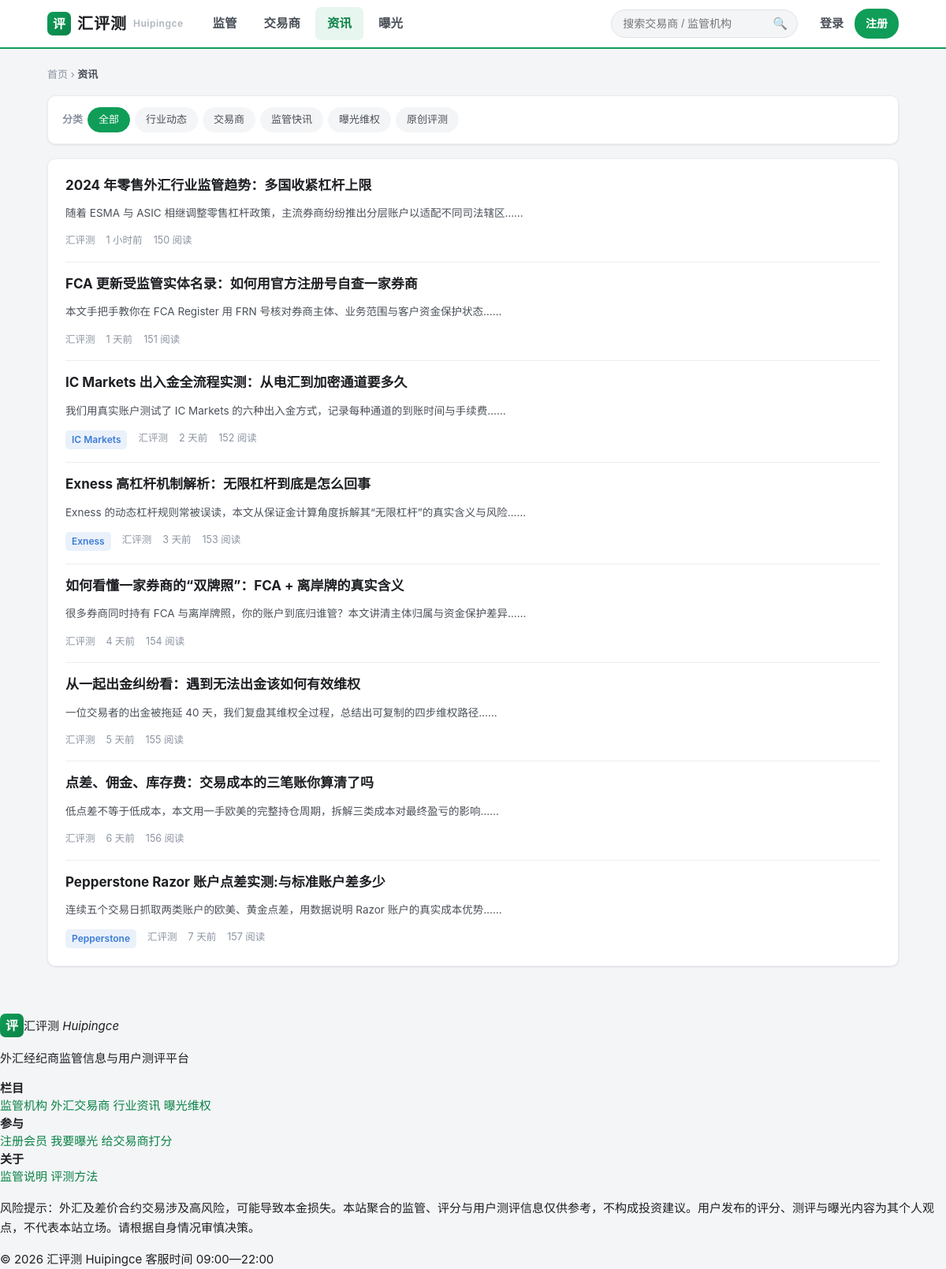
The app's page /articles.php with its own data.
### tables this page shows
CREATE TABLE IF NOT EXISTS `article_cats` (
  `id`         INT UNSIGNED NOT NULL AUTO_INCREMENT,
  `name`       VARCHAR(40)  NOT NULL,
  `slug`       VARCHAR(40)  NOT NULL,
  `sort_order` SMALLINT     DEFAULT 0,
  PRIMARY KEY (`id`),
  UNIQUE KEY `uk_slug` (`slug`)
);

CREATE TABLE IF NOT EXISTS `articles` (
  `id`         VARCHAR(40)  NOT NULL,
  `cat_id`     INT UNSIGNED DEFAULT NULL,
  `broker_id`  VARCHAR(40)  DEFAULT NULL COMMENT '关联交易商（可空）',
  `title`      VARCHAR(255) NOT NULL,
  `slug`       VARCHAR(160) DEFAULT '',
  `cover`      TEXT         COMMENT '封面图 URL',
  `summary`    TEXT         COMMENT '摘要',
  `content`    LONGTEXT     COMMENT 'HTML 正文',
  `source`     VARCHAR(80)  DEFAULT '' COMMENT '来源',
  `author`     VARCHAR(60)  DEFAULT '汇评测',
  `tags`       VARCHAR(255) DEFAULT '',
  `read_time`  TINYINT      DEFAULT 5,
  `views`      INT          DEFAULT 0,
  `featured`   TINYINT      DEFAULT 0,
  `status`     ENUM('draft','scheduled','published') DEFAULT 'draft',
  `publish_at` INT          DEFAULT NULL,
  `created_at` INT          NOT NULL DEFAULT 0,
  `updated_at` INT          DEFAULT NULL,
  PRIMARY KEY (`id`),
  KEY `idx_status_pub` (`status`,`publish_at`),
  KEY `idx_cat` (`cat_id`),
  KEY `idx_broker` (`broker_id`),
  KEY `idx_slug` (`slug`)
);

CREATE TABLE IF NOT EXISTS `brokers` (
  `id`           VARCHAR(40)  NOT NULL,
  `name`         VARCHAR(120) NOT NULL COMMENT '品牌名',
  `name_en`      VARCHAR(120) DEFAULT '',
  `code`         VARCHAR(20)  DEFAULT '',
  `logo`         MEDIUMTEXT   COMMENT 'base64',
  `established`  SMALLINT     DEFAULT NULL COMMENT '成立年份',
  `country`      VARCHAR(80)  DEFAULT '' COMMENT '注册地/总部国家',
  `headquarters` VARCHAR(120) DEFAULT '',
  `website`      VARCHAR(255) DEFAULT '',
  `platform`     VARCHAR(80)  DEFAULT 'MT4/MT5',
  `min_dep`      INT          DEFAULT 0 COMMENT '最低入金 USD',
  `leverage`     VARCHAR(20)  DEFAULT '1:500',
  `spread`       VARCHAR(40)  DEFAULT '浮动',
  `btype`        VARCHAR(40)  DEFAULT 'ECN' COMMENT '业务模式 ECN/STP/MM',
  `scope`        VARCHAR(40)  DEFAULT '' COMMENT '展业范围 全球展业/区域性',
   
  `score`        DECIMAL(3,1) DEFAULT NULL COMMENT '官方综合评分 0-10（暂缓）',
   
  `user_rating_avg`   DECIMAL(3,2) DEFAULT NULL COMMENT '用户平均星级 1-5',
  `user_rating_count` INT          DEFAULT 0    COMMENT '用户评分人数',
  `summary`      VARCHAR(300) DEFAULT '' COMMENT '一句话简介',
  `intro`        MEDIUMTEXT   COMMENT '公司介绍长文（GEO）',
  `tags`         VARCHAR(255) DEFAULT '' COMMENT '逗号分隔标签',
  `featured`     TINYINT      DEFAULT 0,
  `verified`     TINYINT      DEFAULT 0 COMMENT '已核验',
  `complaint_count` INT       DEFAULT 0 COMMENT '缓存：曝光数',
  `sort_order`   SMALLINT     DEFAULT 0,
  `created_at`   INT          NOT NULL DEFAULT 0,
  `updated_at`   INT          DEFAULT NULL,
  PRIMARY KEY (`id`),
  KEY `idx_name` (`name`),
  KEY `idx_featured` (`featured`),
  KEY `idx_urating` (`user_rating_avg`),
  KEY `idx_ucount` (`user_rating_count`)
);

### includes/db.php (called while the page is built, shortened)
<?php
function db() {
    static $pdo = null;
    if ($pdo === null) {
        $dsn = 'mysql:host='.DB_HOST.';dbname='.DB_NAME.';charset=utf8mb4';
        $pdo = new PDO($dsn, DB_USER, DB_PASS, [
            PDO::ATTR_ERRMODE            => PDO::ERRMODE_EXCEPTION,
            PDO::ATTR_DEFAULT_FETCH_MODE => PDO::FETCH_ASSOC,
            PDO::ATTR_EMULATE_PREPARES   => false,
        ]);
    }
    return $pdo;
}
function settings_all() {
    static $all = null;
    if ($all === null) {
        $all = [];
        try {
            foreach (db()->query('SELECT k,v FROM site_settings')->fetchAll() as $r) {
                $all[$r['k']] = $r['v'];
            }
        } catch (PDOException $e) {}
    }
    return $all;
}
function h($s)    { return htmlspecialchars((string)$s, ENT_QUOTES, 'UTF-8'); }
function now_ts() { return time(); }
require_once __DIR__ . '/helpers.php';

### includes/helpers.php (called while the page is built, shortened)
<?php
function published_where($alias = '') {
    $a = $alias ? $alias.'.' : '';
    return "{$a}status='published' AND ({$a}publish_at IS NULL OR {$a}publish_at <= ".now_ts().")";
}
function article_cats() {
    static $c = null;
    if ($c === null) {
        try {
            $c = db()->query('SELECT * FROM article_cats ORDER BY sort_order ASC, id ASC')->fetchAll();
        } catch (PDOException $e) { $c = []; }
    }
    return $c;
}
function time_ago($ts) {
    $ts = (int)$ts;
    $d = time() - $ts;
    if ($d < 86400)   return floor($d/3600).' 小时前';
    if ($d < 2592000) return floor($d/86400).' 天前';
    return date('Y-m-d', $ts);
}
function num_short($n) {
    $n = (int)$n;
    return (string)$n;
}

### articles.php (the view, shortened to what this page needs)
<?php
require_once __DIR__ . '/includes/db.php';
require_once __DIR__ . '/includes/header.php';
require_once __DIR__ . '/includes/footer.php';
$cats = article_cats();
$cat  = trim($_GET['cat'] ?? '');
$page = max(1,(int)($_GET['page']??1)); $per=12; $off=($page-1)*$per;
$where = published_where('a'); $p=[];
$catRow = null;
$cnt=db()->prepare("SELECT COUNT(*) FROM articles a WHERE $where"); $cnt->execute($p);
$total=(int)$cnt->fetchColumn(); $pages=max(1,(int)ceil($total/$per));
$page=min($page,$pages); $off=($page-1)*$per;
$st=db()->prepare("SELECT a.*, c.name cat_name, c.slug cat_slug, b.name bname
    FROM articles a LEFT JOIN article_cats c ON a.cat_id=c.id LEFT JOIN brokers b ON a.broker_id=b.id
    WHERE $where ORDER BY COALESCE(a.publish_at,a.created_at) DESC LIMIT $per OFFSET $off");
$st->execute($p); $arts=$st->fetchAll();
header_html('articles', [
    'title'=>($catRow?$catRow['name'].' · ':'').'外汇资讯',
    'desc'=>'外汇行业动态、交易商快讯、监管公告与曝光维权资讯。'
]);
?>
<div class="crumb"><a href="/">首页</a> › <b>资讯</b><?=$catRow?' › '.h($catRow['name']):''?></div>
<div class="card filters" style="margin-bottom:18px">
  <div class="fgroup">
    <span class="flabel">分类</span>
    <a class="chip<?=$cat===''?' on':''?>" href="/articles.php">全部</a>
    <?php foreach($cats as $c): ?>
      <a class="chip<?=$cat===$c['slug']?' on':''?>" href="/articles.php?cat=<?=h($c['slug'])?>"><?=h($c['name'])?></a>
    <?php endforeach; ?>
  </div>
</div>
<div class="card" style="padding:6px 22px">
  <?php if(!$arts): ?>
    <div class="empty"><div class="ico">📰</div><p>该分类暂无资讯</p></div>
  <?php else: foreach($arts as $a): ?>
    <div class="art-item">
      <div class="art-main">
        <h3><a href="/article-detail.php?id=<?=h($a['id'])?>"><?=h($a['title'])?></a></h3>
        <?php if($a['summary']): ?><p class="art-sum"><?=h($a['summary'])?></p><?php endif; ?>
        <div class="art-meta">
          <?php if($a['bname']): ?><a href="/broker-detail.php?id=<?=h($a['broker_id'])?>" class="badge badge-blue"><?=h($a['bname'])?></a><?php endif; ?>
          <span><?=h($a['author'])?></span>
          <span><?=time_ago($a['publish_at']?:$a['created_at'])?></span>
          <span><?=num_short($a['views'])?> 阅读</span>
        </div>
      </div>
    </div>
  <?php endforeach; endif; ?>
</div>
<?php footer_html(); ?>

### includes/header.php (shortened to what this page needs)
<?php
function canonical_url(string $override = ''): string {
    $base = rtrim(setting('siteUrl', 'https://www.huipingce.com'), '/');
    $script = $_SERVER['SCRIPT_NAME'] ?? '/';
    $url = $base . $script;
    return $url;
}
function header_html($active = '', $opts = []) {
    $cfg      = settings_all();
    $siteName = $cfg['siteName']    ?? '汇评测';
    $siteEn   = $cfg['siteNameEn']  ?? 'Huipingce';
    $siteDesc = $cfg['siteDesc']    ?? '';
    $siteKw   = $cfg['siteKeywords']?? '';
    $pt   = $opts['title'] ?? '';
    $title = $pt ? h($pt).' — '.h($siteName) : h($siteName).' · '.h($cfg['siteSlogan'] ?? $siteEn);
    $desc = h($opts['desc'] ?? $siteDesc);
    $kw   = h($opts['kw']   ?? $siteKw);
    $canonical = canonical_url($opts['canonical'] ?? '');
    $css_ver = @filemtime(__DIR__ . '/../assets/css/app.css') ?: time();
    $js_ver  = @filemtime(__DIR__ . '/../assets/js/app.js') ?: time();
    $og = $opts['og'] ?? [];
    $og_type  = $og['type']  ?? 'website';
    $og_img   = $og['image'] ?? '';
    $og_tags  = '<meta property="og:type" content="'.h($og_type).'">'."\n";
    $og_tags .= '<meta property="og:title" content="'.($pt? h($pt):h($siteName)).'">'."\n";
    $og_tags .= '<meta property="og:description" content="'.$desc.'">'."\n";
    $og_tags .= '<meta property="og:url" content="'.h($canonical).'">'."\n";
    $og_tags .= '<meta property="og:site_name" content="'.h($siteName).'">'."\n";
    $og_tags .= '<meta name="twitter:card" content="'.($og_img?'summary_large_image':'summary').'">';
    $jsonld = '';
    $nav = [
        ['regulators', '/regulators.php', '监管'],
        ['brokers',    '/brokers.php',    '交易商'],
        ['articles',   '/articles.php',   '资讯'],
        ['exposure',   '/exposure.php',   '曝光'],
    ];
    $nav_html = '';
    foreach ($nav as $n) {
        $on = $active === $n[0] ? ' on' : '';
        $nav_html .= '<a class="nav-link'.$on.'" href="'.$n[1].'">'.$n[2].'</a>';
    }
    $q = h($_GET['q'] ?? '');
    $search_html = '<form class="hdr-search" action="/search.php" method="get" role="search">'
        . '<input type="text" name="q" value="'.$q.'" placeholder="搜索交易商 / 监管机构" autocomplete="off">'
        . '<button type="submit" aria-label="搜索">🔍</button></form>';
    $u = current_user();
    if ($u) {
        $av   = user_avatar_html($u, 30);
        $name = h(user_display_name($u));
        $member_html = '<div class="hdr-user" tabindex="0">'
            . '<span class="hdr-user-btn">'.$av.'<span class="hdr-user-name">'.$name.'</span></span>'
            . '<div class="hdr-user-menu">'
            . '<a href="/account.php">个人中心</a>'
            . '<a href="/account.php?tab=reviews">我的测评</a>'
            . '<a href="/exposure-submit.php">我要曝光</a>'
            . '<a href="/logout.php" class="danger">退出登录</a>'
            . '</div></div>';
    } else {
        $member_html = '<a class="hdr-login" href="/login.php">登录</a>'
                     . '<a class="hdr-reg" href="/register.php">注册</a>';
    }
    echo <<<HTML
<!DOCTYPE html>
<html lang="zh-CN">
<head>
<script>document.documentElement.className+=' js';</script>
<meta charset="utf-8">
<meta name="viewport" content="width=1200">
<title>{$title}</title>
<meta name="description" content="{$desc}">
<meta name="keywords" content="{$kw}">
<link rel="canonical" href="{$canonical}">
<meta name="theme-color" content="#0f9d58">
<link rel="icon" href="/assets/img/favicon.svg" type="image/svg+xml">
{$og_tags}
{$jsonld}
<link rel="stylesheet" href="/assets/css/app.css?v={$css_ver}">
<script defer src="/assets/js/app.js?v={$js_ver}"></script>
</head>
<body data-page="{$active}">
<header class="hdr">
  <div class="hdr-in">
    <a class="brand" href="/">
      <span class="brand-mark" aria-hidden="true">评</span>
      <span class="brand-zh">{$siteName}</span>
      <span class="brand-en">{$siteEn}</span>
    </a>
    <nav class="nav">{$nav_html}</nav>
    {$search_html}
    <div class="hdr-cta">{$member_html}</div>
  </div>
</header>
<main class="page">
HTML;
}

### includes/footer.php
<?php
function footer_html() {
    $cfg = settings_all();
    $siteName = $cfg['siteName']   ?? '汇评测';
    $siteEn   = $cfg['siteNameEn'] ?? 'Huipingce';
    $slogan   = $cfg['siteSlogan'] ?? '';
    $icp      = $cfg['icp']        ?? '';
    $svc      = $cfg['serviceTime']?? '';
    $year     = date('Y');
    $icp_html = $icp ? '<a href="https://beian.miit.gov.cn" target="_blank" rel="nofollow">'.h($icp).'</a>' : '';
    $svc_html = $svc ? '<span>客服时间 '.h($svc).'</span>' : '';
    echo <<<HTML
</main>
<footer class="ftr">
  <div class="ftr-in">
    <div class="ftr-top">
      <div class="ftr-brand">
        <div class="ftr-logo"><span class="brand-mark">评</span>{$siteName} <em>{$siteEn}</em></div>
        <p class="ftr-slogan">{$slogan}</p>
      </div>
      <nav class="ftr-cols">
        <div class="ftr-col">
          <h4>栏目</h4>
          <a href="/regulators.php">监管机构</a>
          <a href="/brokers.php">外汇交易商</a>
          <a href="/articles.php">行业资讯</a>
          <a href="/exposure.php">曝光维权</a>
        </div>
        <div class="ftr-col">
          <h4>参与</h4>
          <a href="/register.php">注册会员</a>
          <a href="/exposure-submit.php">我要曝光</a>
          <a href="/brokers.php">给交易商打分</a>
        </div>
        <div class="ftr-col">
          <h4>关于</h4>
          <a href="/regulators.php">监管说明</a>
          <a href="/articles.php">评测方法</a>
        </div>
      </nav>
    </div>
    <div class="ftr-bottom">
      <p class="ftr-disc">风险提示：外汇及差价合约交易涉及高风险，可能导致本金损失。本站聚合的监管、评分与用户测评信息仅供参考，不构成投资建议。用户发布的评分、测评与曝光内容为其个人观点，不代表本站立场。请根据自身情况审慎决策。</p>
      <div class="ftr-meta">
        <span>© {$year} {$siteName} {$siteEn}</span>
        {$svc_html}
        {$icp_html}
      </div>
    </div>
  </div>
</footer>
</body>
</html>
HTML;
}

### assets/css/app.css (style rules this page uses)
:root { --green:#0f9d58; --green-d:#0a8347; --green-l:#e7f6ee; --amber:#ff9a1e; --amber-d:#f07c00; --red:#e64848; --red-l:#fdeaea; --blue:#3b7bd6; --ink:#1d1f23; --sub:#4a5058; --muted:#8b93a1; --faint:#aeb5c0; --bg:#f4f5f7; --card:#ffffff; --line:#ebedf0; --line-d:#dfe2e7; --radius:10px; --radius-s:7px; --shadow:0 1px 3px rgba(20,30,50,.06),0 1px 2px rgba(20,30,50,.04); --shadow-h:0 6px 22px rgba(20,30,50,.10); --maxw:1120px; --grade-aaa:#0f9d58; --grade-aa:#3b9c6e; --grade-a:#3b7bd6; --grade-b:#e0952a; --grade-c:#e05a2a; }
* { box-sizing:border-box }
html { -webkit-text-size-adjust:100% }
body { margin:0; background:var(--bg); color:var(--ink); font:15px/1.65 -apple-system,BlinkMacSystemFont,"PingFang SC","Microsoft YaHei","Segoe UI",Roboto,Helvetica,Arial,sans-serif; min-width:1120px; }
a { color:var(--green-d); text-decoration:none }
h1,h2,h3,h4 { margin:0; font-weight:700; line-height:1.35 }
.page { max-width:var(--maxw); margin:0 auto; padding:22px 20px 60px }
.hdr { background:#fff; border-bottom:2px solid var(--green); position:sticky; top:0; z-index:50 }
.hdr-in { max-width:var(--maxw); margin:0 auto; padding:0 20px; height:60px; display:flex; align-items:center; gap:22px }
.brand { display:flex; align-items:center; gap:8px; color:var(--ink)!important; flex-shrink:0 }
.brand-mark { display:inline-grid; place-items:center; width:30px; height:30px; border-radius:7px; background:linear-gradient(135deg,var(--green),var(--green-d)); color:#fff; font-weight:800; font-size:16px }
.brand-zh { font-size:20px; font-weight:800; letter-spacing:1px }
.brand-en { font-size:12px; color:var(--faint); font-weight:600; letter-spacing:.5px }
.nav { display:flex; gap:4px }
.nav-link { padding:8px 15px; border-radius:7px; color:var(--sub); font-size:15.5px; font-weight:600 }
.nav-link.on { color:var(--green-d); background:var(--green-l) }
.hdr-search { margin-left:auto; display:flex; align-items:center; background:var(--bg); border:1px solid var(--line-d); border-radius:20px; overflow:hidden; height:36px }
.hdr-search input { border:0; background:transparent; padding:0 14px; width:200px; font-size:14px; outline:none; color:var(--ink) }
.hdr-search button { border:0; background:transparent; cursor:pointer; padding:0 12px 0 4px; font-size:15px; opacity:.7 }
.hdr-cta { display:flex; align-items:center; gap:8px; flex-shrink:0 }
.hdr-login { color:var(--sub); font-weight:600; padding:6px 6px }
.hdr-reg { background:var(--green); color:#fff!important; padding:7px 14px; border-radius:18px; font-weight:600; font-size:14px }
.card { background:var(--card); border:1px solid var(--line); border-radius:var(--radius); box-shadow:var(--shadow) }
.crumb { font-size:13px; color:var(--muted); margin-bottom:16px }
.crumb a { color:var(--muted) }
.crumb b { color:var(--sub); font-weight:600 }
.badge { display:inline-flex; align-items:center; gap:4px; padding:2px 8px; border-radius:5px; font-size:12px; font-weight:600; line-height:1.7 }
.badge-blue { background:#eaf1fb; color:var(--blue) }
.filters { display:flex; flex-wrap:wrap; gap:8px 18px; align-items:center; padding:14px 18px; margin-bottom:16px }
.filters .fgroup { display:flex; align-items:center; gap:6px; flex-wrap:wrap }
.filters .flabel { font-size:13px; color:var(--muted); font-weight:600 }
.chip { padding:4px 13px; border-radius:16px; font-size:13px; color:var(--sub); background:var(--bg); border:1px solid transparent; cursor:pointer }
.chip.on { background:var(--green); color:#fff; border-color:var(--green) }
.art-item { display:flex; gap:16px; padding:16px 0; border-bottom:1px solid var(--line) }
.art-item:last-child { border-bottom:0 }
.art-main { flex:1; min-width:0 }
.art-main h3 { font-size:17px; margin-bottom:6px }
.art-main h3 a { color:var(--ink) }
.art-sum { font-size:13.5px; color:var(--sub); line-height:1.6; display:-webkit-box; -webkit-line-clamp:2; -webkit-box-orient:vertical; overflow:hidden }
.art-meta { font-size:12.5px; color:var(--muted); margin-top:9px; display:flex; gap:14px }

### records on screen
article_cats: name "行业动态"
article_cats: name "交易商"
article_cats: name "监管快讯"
article_cats: name "曝光维权"
article_cats: name "原创评测"
articles: title "2024 年零售外汇行业监管趋势：多国收紧杠杆上限", summary "随着 ESMA 与 ASIC 相继调整零售杠杆政策，主流券商纷纷推出分层账户以适配不同司法辖区……", author "汇评测", publish_at "1 小时前", views "150"
articles: title "FCA 更新受监管实体名录：如何用官方注册号自查一家券商", summary "本文手把手教你在 FCA Register 用 FRN 号核对券商主体、业务范围与客户资金保护状态……", author "汇评测", publish_at "1 天前", views "151"
articles: title "IC Markets 出入金全流程实测：从电汇到加密通道要多久", summary "我们用真实账户测试了 IC Markets 的六种出入金方式，记录每种通道的到账时间与手续费……", broker.name "IC Markets", author "汇评测", publish_at "2 天前", views "152"
articles: title "Exness 高杠杆机制解析：无限杠杆到底是怎么回事", summary "Exness 的动态杠杆规则常被误读，本文从保证金计算角度拆解其“无限杠杆”的真实含义与风险……", broker.name "Exness", author "汇评测", publish_at "3 天前", views "153"
articles: title "如何看懂一家券商的“双牌照”：FCA + 离岸牌的真实含义", summary "很多券商同时持有 FCA 与离岸牌照，你的账户到底归谁管？本文讲清主体归属与资金保护差异……", author "汇评测", publish_at "4 天前", views "154"
articles: title "从一起出金纠纷看：遇到无法出金该如何有效维权", summary "一位交易者的出金被拖延 40 天，我们复盘其维权全过程，总结出可复制的四步维权路径……", author "汇评测", publish_at "5 天前", views "155"
articles: title "点差、佣金、库存费：交易成本的三笔账你算清了吗", summary "低点差不等于低成本，本文用一手欧美的完整持仓周期，拆解三类成本对最终盈亏的影响……", author "汇评测", publish_at "6 天前", views "156"
articles: title "Pepperstone Razor 账户点差实测:与标准账户差多少", summary "连续五个交易日抓取两类账户的欧美、黄金点差，用数据说明 Razor 账户的真实成本优势……", broker.name "Pepperstone", author "汇评测", publish_at "7 天前", views "157"

### other values on screen
$siteName "汇评测"
$siteEn "Huipingce"
$n[2] "监管"
$n[2] "交易商"
$n[2] "资讯"
$n[2] "曝光"
$slogan "外汇经纪商监管信息与用户测评平台"
$svc "09:00—22:00"
